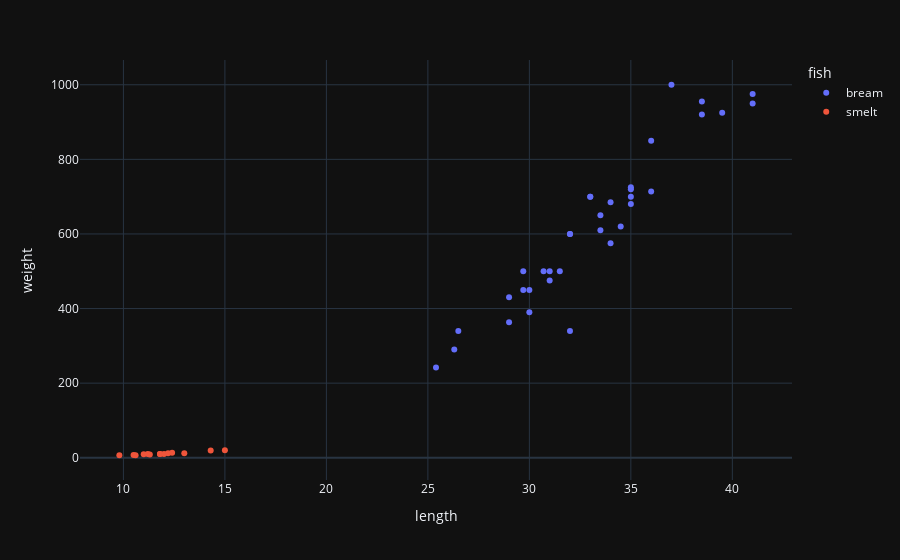

The notebook cell saved with this chart:
### Code cell
fig = px.scatter(df, x="length", y="weight", color="fish")
fig.show()

### Figure 1 — Plotly figure (JSON) as saved in the notebook; plotly's stock layout.template omitted (floating-point values rounded to 4 significant figures)
{"data": [{"hovertemplate": "fish=bream<br>length=%{x}<br>weight=%{y}<extra></extra>", "legendgroup": "bream", "marker": {"color": "#636efa", "symbol": "circle"}, "mode": "markers", "name": "bream", "orientation": "v", "showlegend": true, "x": [25.4, 26.3, 26.5, 29.0, 29.0, 29.7, 29.7, 30.0, 30.0, 30.7, 31.0, 31.0, 31.5, 32.0, 32.0, 32.0, 33.0, 33.0, 33.5, 33.5, 34.0, 34.0, 34.5, 35.0, 35.0, 35.0, 35.0, 36.0, 36.0, 37.0, 38.5, 38.5, 39.5, 41.0, 41.0], "xaxis": "x", "y": [242.0, 290.0, 340.0, 363.0, 430.0, 450.0, 500.0, 390.0, 450.0, 500.0, 475.0, 500.0, 500.0, 340.0, 600.0, 600.0, 700.0, 700.0, 610.0, 650.0, 575.0, 685.0, 620.0, 680.0, 700.0, 725.0, 720.0, 714.0, 850.0, 1000.0, 920.0, 955.0, 925.0, 975.0, 950.0], "yaxis": "y", "type": "scatter"}, {"hovertemplate": "fish=smelt<br>length=%{x}<br>weight=%{y}<extra></extra>", "legendgroup": "smelt", "marker": {"color": "#EF553B", "symbol": "circle"}, "mode": "markers", "name": "smelt", "orientation": "v", "showlegend": true, "x": [9.8, 10.5, 10.6, 11.0, 11.2, 11.3, 11.8, 11.8, 12.0, 12.2, 12.4, 13.0, 14.3, 15.0], "xaxis": "x", "y": [6.7, 7.5, 7.0, 9.7, 9.8, 8.7, 10.0, 9.9, 9.8, 12.2, 13.4, 12.2, 19.7, 19.9], "yaxis": "y", "type": "scatter"}], "layout": {"xaxis": {"anchor": "y", "domain": [0.0, 1.0], "title": {"text": "length"}}, "yaxis": {"anchor": "x", "domain": [0.0, 1.0], "title": {"text": "weight"}}, "legend": {"title": {"text": "fish"}, "tracegroupgap": 0}, "margin": {"t": 60}}}
